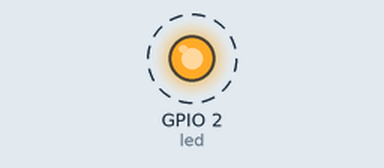
A program run on a simulated ESP32 board running MicroPython. On the bench: output pins drawn as LEDs (lit = HIGH). Dashed ring = blinking.

Above: at 0.05 s.
Timing chart, 0 to 3.0 s (numbered marks = the images above):
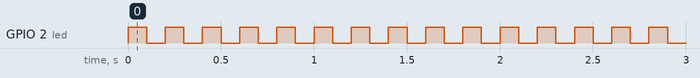

The program:

LED_Blink.py
```python
from machine import Pin
import time

led = Pin(2, Pin.OUT)
speed  = 0.1

while True:
    led.value(1)
    time.sleep(speed)
    led.value(0)
    time.sleep(speed)

# to make it blink a specific amount of times
# for i in range(10):
#     led.value(1)
#     time.sleep(speed)
#     led.value(0)
#     time.sleep(speed)
#
# print("done blinking")
```

Measured:
- by itself, GPIO 2 (led): alternates HIGH for 0.10 s and LOW for 0.10 s
